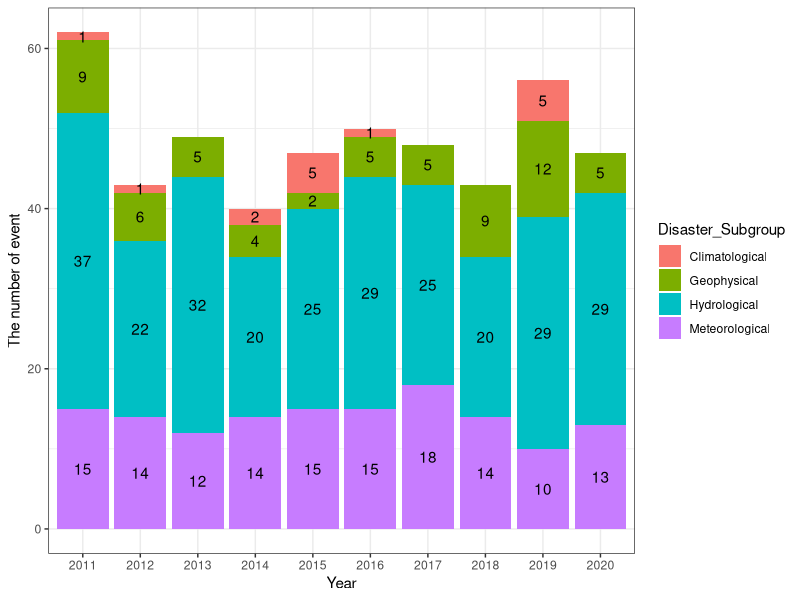
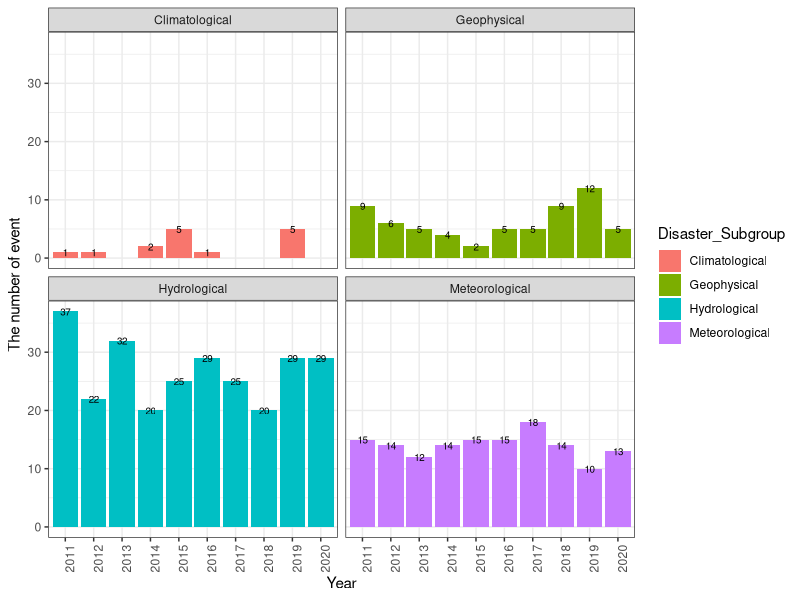
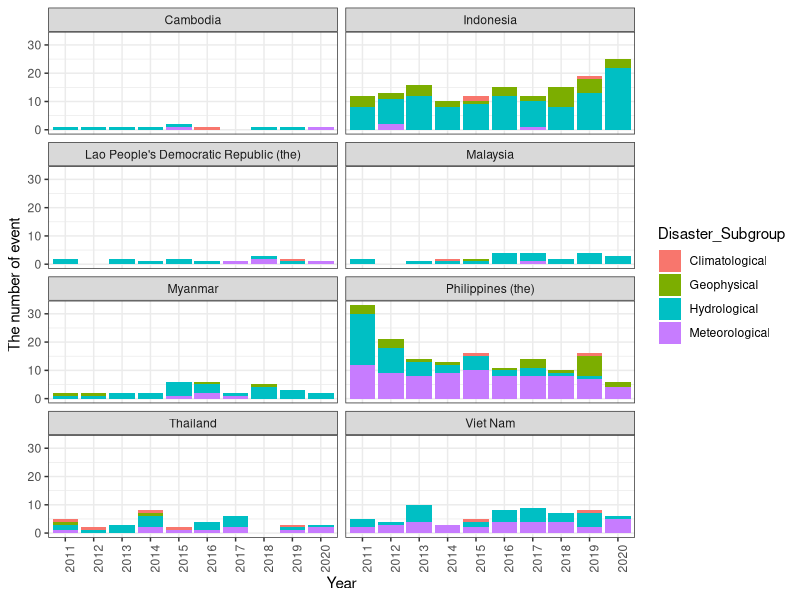
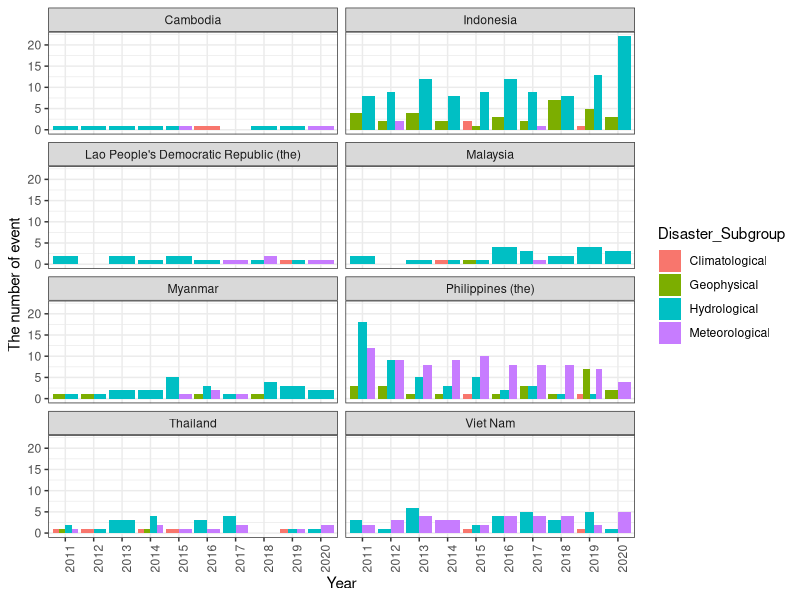
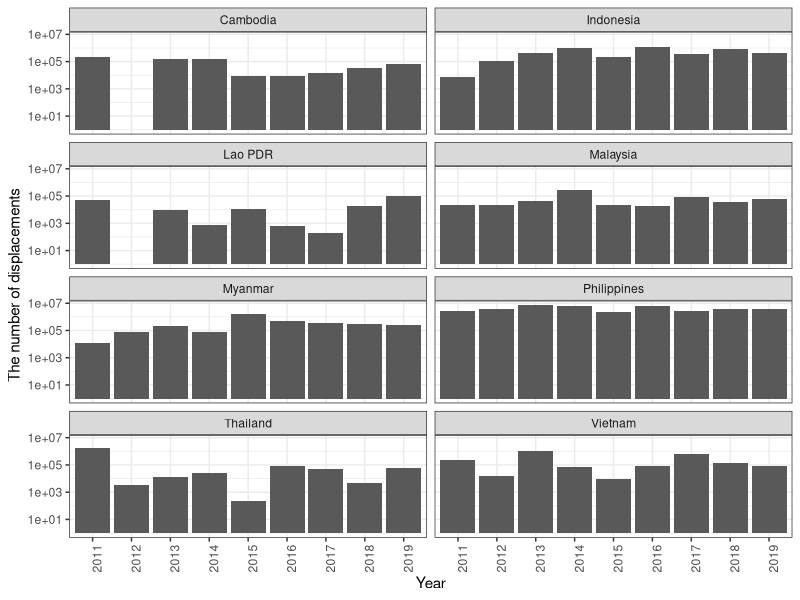
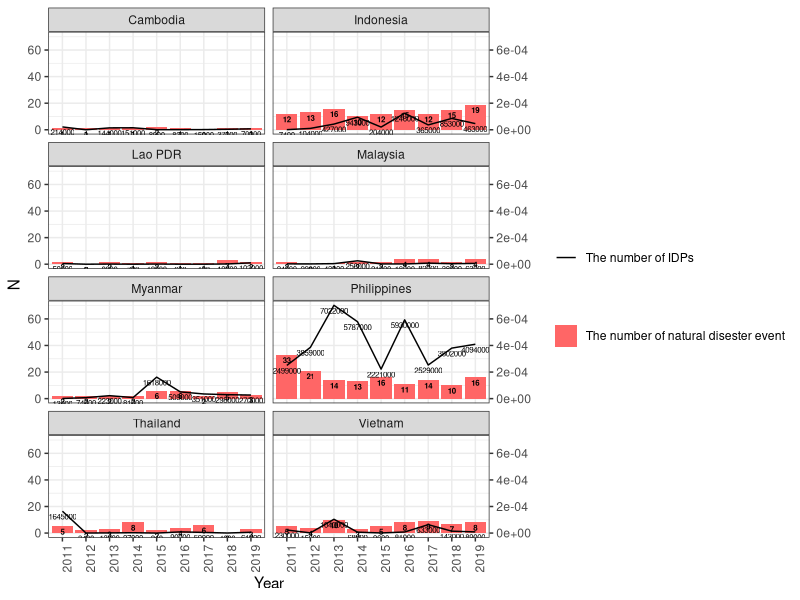
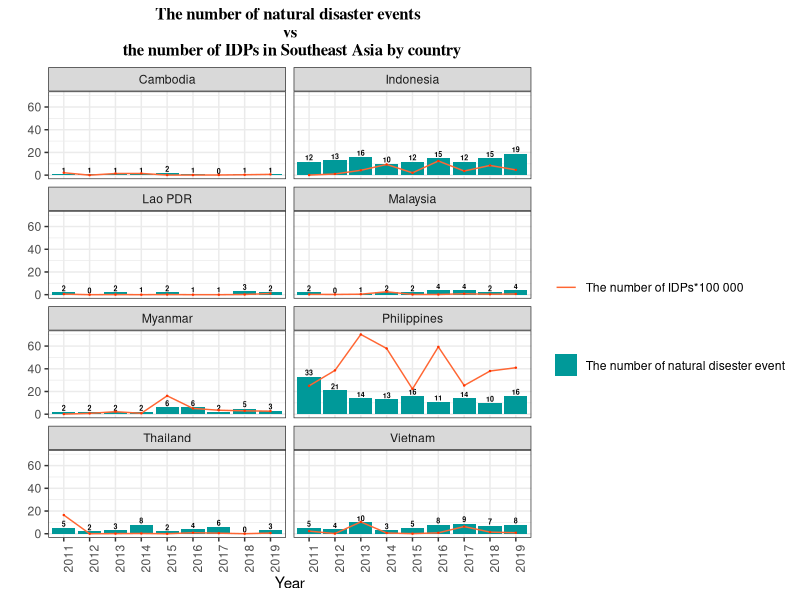
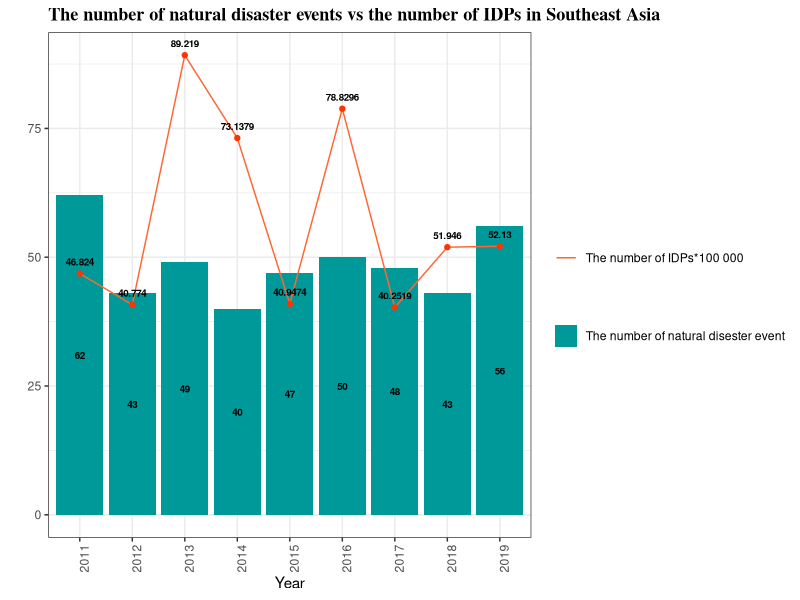

The R source for these figures, in order:
## ---- chunk 1
# Packages

knitr::opts_chunk$set(echo = TRUE)
#install.packages("tidyverse")
library(tidyverse)
#install.packages("reshape")
library(readxl)
#install.packages("reshape2")
library(reshape2)
library(reshape)
#install.packages("writexl")
library(writexl)
library(dplyr)
library(ggplot2)
## ---- chunk 2
# download
natural_disaster_2011_2020 <- read_excel("natural_disaster_2011_2020.xlsx")

# delete unnecessary rows
natural_disaster_2011_2020 <- natural_disaster_2011_2020[-1:-5, ]

# rename the variables 
names(natural_disaster_2011_2020) <- c('Dis_No', 'Year', 'Seq', 'Disaster_Group', 'Disaster_Subgroup', 'Disaster_Type', 'Disaster_Subtype', 'Disaster_Subsubtype', 'Event_Name', 'Entry_Criteria', 'Country', 'ISO', 'Region', 'Continent', 'Location', 'Origin', 'Associated_Dis', 'Associated_Dis2', 'OFDA_Response', 'Appeal', 'Declaration', 'Aid_Contribution', 'Dis_Mag_Value', 'Dis_Mag_Scale', 'Latitude', 'Longitude', 'Local_Time', 'River_Basin', 'Start_Year', 'Start_Month', 'Start_Day', 'End_Year', 'End_Month', 'End_Day', 'Total_Deaths', 'No_injured', 'No_affected', 'No_Homeless', 'Total_Affected', 'Reconstruction_Costs', 'Insured_Damages', 'Total_Damage', 'CPI')

# delete unnecessary rows
natural_disaster_2011_2020 <- natural_disaster_2011_2020[-1, ]

# select necessary variables(columns)
data <- select(natural_disaster_2011_2020, 'Dis_No', 'Year', 'Seq', 'Disaster_Type', 'Disaster_Subgroup', 'Country', 'Dis_Mag_Value', 'Dis_Mag_Scale', 'Latitude', 'Longitude', 'Start_Year', 'Start_Month', 'Start_Day', 'End_Year', 'End_Month', 'End_Day', 'Total_Deaths', 'No_injured', 'No_affected', 'No_Homeless', 'Total_Affected', 'Total_Damage')

# select countries
## Cambodia, Indonesia, Philippines (the),  Malaysia, Thailand, Lao People's Democratic Republic (the),  Myanmar,  Singapore,  Vietnam.
data <- data %>%
  filter(Country %in% c("Cambodia", "Indonesia", "Philippines (the)",  "Malaysia", "Thailand", "Lao People's Democratic Republic (the)",  "Myanmar",  "Singapore",  "Viet Nam"))

## ---- chunk 3
# Change in the number of all disasters (group by year)
all <- data %>% 
  filter(Disaster_Subgroup %in% c("Climatological", "Meteorological", "Hydrological", "Geophysical")) %>%
  group_by(Year, Disaster_Subgroup) %>%
  summarise(N=n(), na.rm = TRUE)

# 1) stacked bar graph 
all_bar <- ggplot(all, aes(x = Year, y = N, fill = Disaster_Subgroup)) + 
  geom_bar(stat="identity") +
  theme_bw() +
  labs(x="Year", y="The number of event") + 
  geom_text(aes(label= N), position = position_stack(vjust=0.5)) 
all_bar

# 2) separated bar graph
all_bar2 <- ggplot(all, aes(x = Year, y = N, fill = Disaster_Subgroup)) +
  geom_bar(stat="identity", position="dodge")+
  theme_bw() + 
  facet_wrap(~Disaster_Subgroup, ncol=2) +
  labs(x="Year", y="The number of event") + 
  geom_text(aes(label= N), size = 2.5) +
  theme(axis.text.x=element_text(angle=90, hjust=1))
all_bar2


# Change in the number of disaster (group by country)
country <- data %>% 
  filter(Disaster_Subgroup %in% c("Climatological", "Meteorological", "Hydrological", "Geophysical")) %>%
  group_by(Year, Disaster_Subgroup, Country) %>%
  summarise(N=n(), na.rm = TRUE)

# 1) stacked bar graph
country_bar <- ggplot(country, aes(x = Year, y = N, fill = Disaster_Subgroup)) + 
  geom_bar(stat="identity") +
  labs(x="Year", y="The number of event") + 
  facet_wrap(~Country, ncol=2) +  
  theme_bw() +
  theme(axis.text.x=element_text(angle=90, hjust=1)) 
country_bar

# 2) separated bar graph
country_bar2 <- ggplot(country, aes(x = Year, y = N, fill = Disaster_Subgroup)) +
  geom_bar(stat="identity", position="dodge")+
  labs(x="Year", y="The number of event") + 
  facet_wrap(~Country, ncol=2) +  
  theme_bw() +
  theme(axis.text.x=element_text(angle=90, hjust=1))
country_bar2
## ---- chunk 4
#1. Grouping data by year and country
country_events <- data %>% 
  filter(Disaster_Subgroup %in% c("Climatological", "Meteorological", "Hydrological", "Geophysical")) %>%
  group_by(Year, Country) %>%
  summarise(N=n(), na.rm = TRUE)

###str(country_events)

#2. Changing value
country_events$Country <- recode(country_events$Country, "Philippines (the)" = "Philippines", "Lao People's Democratic Republic (the)" = "Lao PDR", "Viet Nam" = "Vietnam")
## ---- chunk 5
#download
idp_dt <- read.table("IDP_data.csv", sep = ";", header = TRUE, stringsAsFactors = FALSE)

# We have three countries for which we don't have data at all or not enough data for the analysis: Brunei, Singapore and Timor-Leste. So we take them out. Also we transform dataset into tibble format for later. 

idp_clean <- idp_dt[-c(7,10,11),]
idp_clean_t <- as.tibble(idp_clean)


# Preparing data for individual countries 
# 1) Selecting the countries and variables we need 
country_idp <- idp_clean_t %>%
  filter(Country.Name %in% c("Cambodia", "Indonesia", "Philippines", "Malaysia", "Thailand", "Lao PDR", "Myanmar", "Vietnam")) %>% 
  select(-2)

#2) Transforming variables to numeric format (to be able late to use log() function)
country_idp <- country_idp %>% mutate_at(vars(X2011, X2012, X2013, X2014, X2015, X2016, X2017, X2018, X2019), as.numeric) 
names(country_idp)[2] <- "2011"
names(country_idp)[3]<- "2012"
names(country_idp)[4]<- "2013"
names(country_idp)[5]<- "2014"
names(country_idp)[6]<- "2015"
names(country_idp)[7]<- "2016"
names(country_idp)[8]<- "2017"
names(country_idp)[9]<- "2018"
names(country_idp)[10]<- "2019"

#3) Changing from wide to long format (to be able to use ggplot2)
country_idp <- as.data.frame(country_idp)
country_idp_long <- melt(data = country_idp,
                         id.vars = "Country.Name",
                         variable.name = "Year",
                         value.name = "IDPs")
names(country_idp_long) <- c('Country', 'Year', 'IDPs')

#4) Again transforming to tibble format (as the process of making data long resulted in turning back again the data.frame)
country_idp_long_t <- as.tibble(country_idp_long) %>%
  mutate_at(vars(IDPs), as.numeric) 
## ---- chunk 6
#Building graphs -> number of IDPs per country per year;
country_idp_bar <- ggplot(country_idp_long_t, aes(x = Year, y = IDPs)) +
  geom_bar(stat = "identity") +
  labs(x = "Year", y = "The number of displacements") +
  facet_wrap(~Country, ncol = 2) +
  theme_bw() +
  theme(axis.text.x = element_text(angle = 90, hjust = 1)) +
  scale_y_log10() 

country_idp_bar
## ---- chunk 7
# merge
merged_data <- left_join(country_idp_long_t, country_events, by = c("Year", "Country"))

# NA imputation
#1) Natural diseaster events 
merged_data$N[is.na(merged_data$N)] <- 0 
#2) IDPs
merged_data$IDPs[is.na(merged_data$IDPs)] <- 0 
  

# Plot 1 - by country;
#1) not change the scale of IDPs
ggplot(merged_data, aes(x = Year)) +
  geom_col(aes(y = N, fill="redfill")) +
  geom_text(aes(y = N, label = N), fontface = "bold", vjust = 1.4, color = "black", size = 2) +
  geom_line(aes(y =  IDPs / 100000, group = 1, color = 'blackline')) +
  geom_text(aes(y =  IDPs / 100000, label = round(IDPs, 2)), vjust = 1.4, color = "black", size = 2) +
  scale_y_continuous(sec.axis = sec_axis(trans = ~ . / 100000)) +
   scale_fill_manual('', labels = 'The number of natural disester event', values = "#FF6666") +
  scale_color_manual('', labels = 'The number of IDPs', values = 'black') +
  theme_bw() +  
  facet_wrap(~Country, ncol=2) +
  theme(axis.text.x=element_text(angle=90, hjust=1))

#2) change the scale of IDPs
merged_data$IDPs <- merged_data$IDPs/100000

country_plot <- ggplot(merged_data, aes(x = Year)) +
  geom_col(aes(y = N, fill="redfill")) +
  geom_text(aes(y = N, label = N), fontface = "bold", vjust = -0.2, color = "black", size = 1.8) +
  geom_line(aes(y = IDPs, group = 1, color = 'blackline')) + 
  labs(x="Year", y = "") + 
  geom_point(aes(y = IDPs), color = "#FF3300", size = 0.2) +
  scale_fill_manual('', labels = 'The number of natural disester event', values = "#009999") +
  scale_color_manual('', labels = 'The number of IDPs*100 000', values = "#FF6633") +
  theme_bw() +  
  facet_wrap(~Country, ncol=2) +
  theme(axis.text.x=element_text(angle=90, hjust=1)) +
  ggtitle("The number of natural disaster events \n vs \n the number of IDPs in Southeast Asia by country") +
  theme(plot.title = element_text(family = "serif", face = "bold", hjust = 0.5, size = 12))
country_plot

ggsave("country_plot.jpg")


# Plot 2 - whole region;

#1. Creating dataset for plotting totals 
all_country <- merged_data %>%
  group_by(Year) %>%
  summarise(IDPs_total=sum(IDPs), events_total = sum(N))
  
#2. Creating the plot 
all_plot <- ggplot(all_country, aes(x = Year)) +
  geom_col(aes(y = events_total, fill = "redfill")) +
  geom_line(aes(y = IDPs_total, group = 1, color = 'blackline')) +
  geom_text(aes(y = events_total, label = events_total), fontface = "bold", position = position_stack(vjust=0.5), color = "black", size = 2.5) +
  geom_text(aes(y = IDPs_total, label = IDPs_total), fontface = "bold", vjust = -1, color = "black", size = 2.5) + 
  geom_point(aes(y = IDPs_total), color = "#FF3300") +
  labs(x = "Year", y = "") +
  ggtitle("The number of natural disaster events vs the number of IDPs in Southeast Asia") +
  scale_fill_manual('', labels = 'The number of natural disester event', values = "#009999") +
  scale_color_manual('', labels = 'The number of IDPs*100 000', values = "#FF6633") +
  theme_bw() +
  theme(axis.text.x=element_text(angle=90, hjust=1)) +
  theme(plot.title = element_text(family = "serif", face = "bold", size = 13)) 

all_plot
ggsave("all_plot.jpg")
